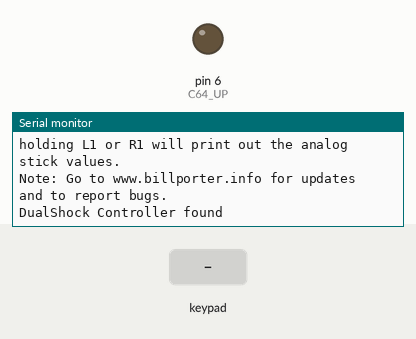
Recording of a sketch running on a simulated Arduino Uno, built with avr-gcc and run on an emulated ATmega328P. Shown: output pins drawn as LEDs (lit = HIGH), the last lines printed to the serial monitor. The test bench sets the inputs (shaded band).

Above: at 1.5 s.
1.6 s: key 'U' pressed
At 3.2 s:
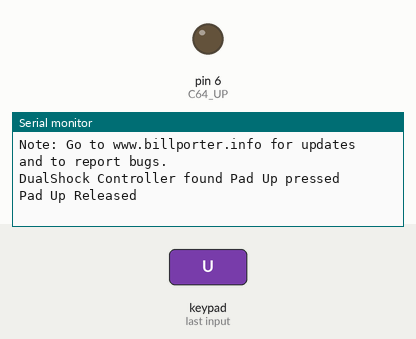
3.5 s: key 'D' pressed
At 5.1 s:
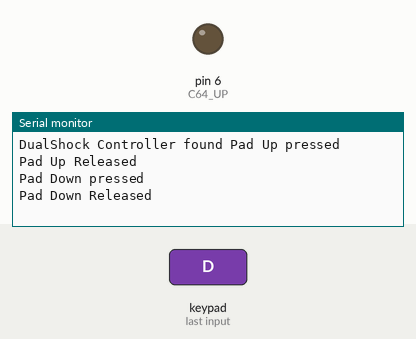
5.4 s: key 'L' pressed
At 6.2 s:
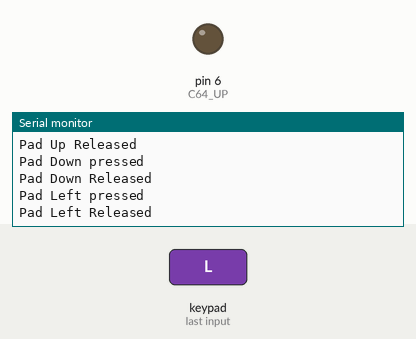
7.3 s: key 'R' pressed
At 8.2 s:
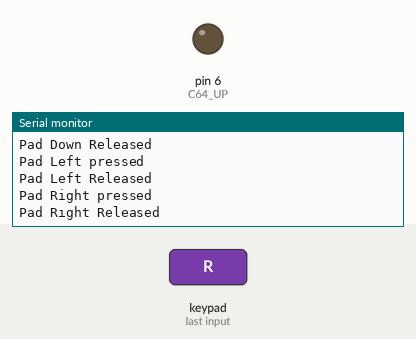
9.2 s: key 'X' pressed
At 10.7 s:
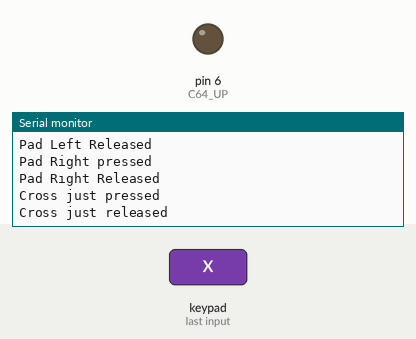
11.1 s: key 'O' pressed
At 12.7 s:
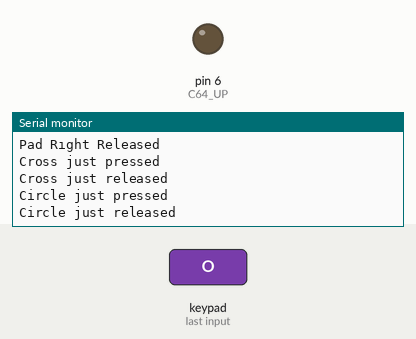

Measured:
- after the input at 1.6 s, the serial monitor: prints a new line at once (image 1)
- after the input at 3.5 s, the serial monitor: prints a new line at once (image 2)
- after the input at 5.4 s, the serial monitor: prints a new line at once (image 3)
- after the input at 7.3 s, the serial monitor: prints a new line at once (image 4)
- after the input at 9.2 s, the serial monitor: prints a new line at once (image 5)
- after the input at 11.1 s, the serial monitor: prints a new line at once (image 6)

The sketch:

C64_Joystick_Project_V1_1_promini.ino
```cpp
#include <PS2X_lib.h>  //for v1.6

/******************************************************************
 * set pins connected to PS2 controller:
 *   - 1e column: original
 *   - 2e colmun: Stef?
 * replace pin numbers by the ones you use
 ******************************************************************/
#define PS2_DAT        13  //14
#define PS2_CMD        11  //15
#define PS2_SEL        10  //16
#define PS2_CLK        12  //17

#define C64_UP         6
#define C64_DOWN       5
#define C64_LEFT       4
#define C64_RIGHT      9
#define C64_FIRE       8


/******************************************************************
 * select modes of PS2 controller:
 *   - pressures = analog reading of push-butttons
 *   - rumble    = motor rumbling
 * uncomment 1 of the lines for each mode selection
 ******************************************************************/
//#define pressures   true
#define pressures   false
//#define rumble      true
#define rumble      false

PS2X ps2x; // create PS2 Controller Class

//right now, the library does NOT support hot pluggable controllers, meaning
//you must always either restart your Arduino after you connect the controller,
//or call config_gamepad(pins) again after connecting the controller.

int error = 0;
byte type = 0;
byte vibrate = 0;

void setup(){

  pinMode(C64_FIRE, INPUT);
  pinMode(C64_UP, INPUT);
  pinMode(C64_DOWN, INPUT);
  pinMode(C64_RIGHT, INPUT);
  pinMode(C64_LEFT, INPUT);

  Serial.begin(57600);

  delay(300);  //added delay to give wireless ps2 module some time to startup, before configuring it

  //CHANGES for v1.6 HERE!!! **************PAY ATTENTION*************

  //setup pins and settings: GamePad(clock, command, attention, data, Pressures?, Rumble?) check for error
  error = ps2x.config_gamepad(PS2_CLK, PS2_CMD, PS2_SEL, PS2_DAT, pressures, rumble);

  if(error == 0){
    Serial.print("Found Controller, configured successful ");
    Serial.print("pressures = ");
	if (pressures)
	  Serial.println("true ");
	else
	  Serial.println("false");
	Serial.print("rumble = ");
	if (rumble)
	  Serial.println("true)");
	else
	  Serial.println("false");
    Serial.println("Try out all the buttons, X will vibrate the controller, faster as you press harder;");
    Serial.println("holding L1 or R1 will print out the analog stick values.");
    Serial.println("Note: Go to www.billporter.info for updates and to report bugs.");
  }
  else if(error == 1)
    Serial.println("No controller found, check wiring, see readme.txt to enable debug. visit www.billporter.info for troubleshooting tips");

  else if(error == 2)
    Serial.println("Controller found but not accepting commands. see readme.txt to enable debug. Visit www.billporter.info for troubleshooting tips");

  else if(error == 3)
    Serial.println("Controller refusing to enter Pressures mode, may not support it. ");

//  Serial.print(ps2x.Analog(1), HEX);

  type = ps2x.readType();
  switch(type) {
    case 0:
      Serial.print("Unknown Controller type found ");
      break;
    case 1:
      Serial.print("DualShock Controller found ");
      break;
    case 2:
      Serial.print("GuitarHero Controller found ");
      break;
	case 3:
      Serial.print("Wireless Sony DualShock Controller found ");
      break;
   }
}

void loop() {
  /* You must Read Gamepad to get new values and set vibration values
     ps2x.read_gamepad(small motor on/off, larger motor strenght from 0-255)
     if you don't enable the rumble, use ps2x.read_gamepad(); with no values
     You should call this at least once a second
   */
  if(error == 1) //skip loop if no controller found
    return;


  else { //DualShock Controller
    ps2x.read_gamepad(false, vibrate); //read controller and set large motor to spin at 'vibrate' speed

    if(ps2x.Button(PSB_START))         //will be TRUE as long as button is pressed
      Serial.println("Start is being held");
    if(ps2x.Button(PSB_SELECT))
      Serial.println("Select is being held");

    if(ps2x.Analog(PSS_LY) < 30 ){
      pinMode(C64_UP, OUTPUT);
      digitalWrite(C64_UP, LOW);
      Serial.println("Analog up");
      }  else if ((!ps2x.Button(PSB_CIRCLE))&&(!ps2x.Button(PSB_PAD_UP)))
      pinMode(C64_UP, INPUT);

    if(ps2x.Analog(PSS_LY) > 225 ){
      pinMode(C64_DOWN, OUTPUT);
      digitalWrite(C64_DOWN, LOW);
      Serial.println("Analog down");
      }  else if (!ps2x.Button(PSB_PAD_DOWN))
      pinMode(C64_DOWN, INPUT);

    if(ps2x.Analog(PSS_LX) < 20 ){
      pinMode(C64_LEFT, OUTPUT);
      digitalWrite(C64_LEFT, LOW);
      Serial.println("Analog left");
      }  else if (!ps2x.Button(PSB_PAD_LEFT))
      pinMode(C64_LEFT, INPUT);

    if(ps2x.Analog(PSS_LX) > 235 ){
      pinMode(C64_RIGHT, OUTPUT);
      digitalWrite(C64_RIGHT, LOW);
      Serial.println("Analog right");
      }  else if (!ps2x.Button(PSB_PAD_RIGHT))
      pinMode(C64_RIGHT, INPUT);

    vibrate = ps2x.Analog(PSAB_CROSS);  //this will set the large motor vibrate speed based on how hard you press the blue (X) button
    if (ps2x.NewButtonState()) {        //will be TRUE if any button changes state (on to off, or off to on)
      if(ps2x.Button(PSB_L3))
        Serial.println("L3 pressed");
      if(ps2x.Button(PSB_R3))
        Serial.println("R3 pressed");
      if(ps2x.Button(PSB_L2))
        Serial.println("L2 pressed");
      if(ps2x.Button(PSB_R2))
        Serial.println("R2 pressed");
    }

    if(ps2x.ButtonPressed(PSB_CIRCLE)) {              //will be TRUE if button was JUST pressed
      Serial.println("Circle just pressed");
      pinMode(C64_UP, OUTPUT);
      digitalWrite(C64_UP, LOW);
    }

    if(ps2x.ButtonPressed(PSB_CROSS)) {              //will be TRUE if button was JUST pressed
      Serial.println("Cross just pressed");
      pinMode(C64_FIRE, OUTPUT);
      digitalWrite(C64_FIRE, LOW);
    }

    if(ps2x.Button(PSB_TRIANGLE)) {              //Autofire code
      Serial.println("Autofire pressed (Square)");
      pinMode(C64_FIRE, OUTPUT);
      digitalWrite(C64_FIRE, LOW);
      delay(50);
      pinMode(C64_FIRE, INPUT);
    }

    if (ps2x.ButtonPressed(PSB_PAD_UP)) {
      Serial.println("Pad Up pressed");
      pinMode(C64_UP, OUTPUT);
      digitalWrite(C64_UP, LOW);
    }

    if (ps2x.ButtonPressed(PSB_PAD_DOWN)) {
      Serial.println("Pad Down pressed");
      pinMode(C64_DOWN, OUTPUT);
      digitalWrite(C64_DOWN, LOW);
    }

    if (ps2x.ButtonPressed(PSB_PAD_LEFT)) {
      Serial.println("Pad Left pressed");
      pinMode(C64_LEFT, OUTPUT);
      digitalWrite(C64_LEFT, LOW);
    }

    if (ps2x.ButtonPressed(PSB_PAD_RIGHT)) {
      Serial.println("Pad Right pressed");
      pinMode(C64_RIGHT, OUTPUT);
      digitalWrite(C64_RIGHT, LOW);
    }

    if(ps2x.ButtonReleased(PSB_CIRCLE)) {             //will be TRUE if button was JUST released
      Serial.println("Circle just released");
      pinMode(C64_UP, INPUT);
    }

    if(ps2x.ButtonReleased(PSB_CROSS)) {             //will be TRUE if button was JUST released
      Serial.println("Cross just released");
      pinMode(C64_FIRE, INPUT);
    }

    if(ps2x.ButtonReleased(PSB_TRIANGLE)) {             //will be TRUE if button was JUST released
      Serial.println("Square just released");
      pinMode(C64_FIRE, INPUT);
    }

    if (ps2x.ButtonReleased(PSB_PAD_UP)) {
      Serial.println("Pad Up Released");
      pinMode(C64_UP, INPUT);
    }

    if (ps2x.ButtonReleased(PSB_PAD_DOWN)) {
      Serial.println("Pad Down Released");
      pinMode(C64_DOWN, INPUT);
    }

    if (ps2x.ButtonReleased(PSB_PAD_LEFT)) {
      Serial.println("Pad Left Released");
      pinMode(C64_LEFT, INPUT);
    }

    if (ps2x.ButtonReleased(PSB_PAD_RIGHT)) {
      Serial.println("Pad Rıght Released");
      pinMode(C64_RIGHT, INPUT);
    }


//    if(ps2x.Button(PSB_L1) || ps2x.Button(PSB_R1)) { //print stick values if either is TRUE
//      Serial.print("Stick Values:");
//      Serial.print(ps2x.Analog(PSS_LY), DEC); //Left stick, Y axis. Other options: LX, RY, RX
//      Serial.print(",");
//      Serial.print(ps2x.Analog(PSS_LX), DEC);
//      Serial.print(",");
//      Serial.print(ps2x.Analog(PSS_RY), DEC);
//      Serial.print(",");
//      Serial.println(ps2x.Analog(PSS_RX), DEC);
//    }
  }
  delay(50);   //Default 50
}
```
